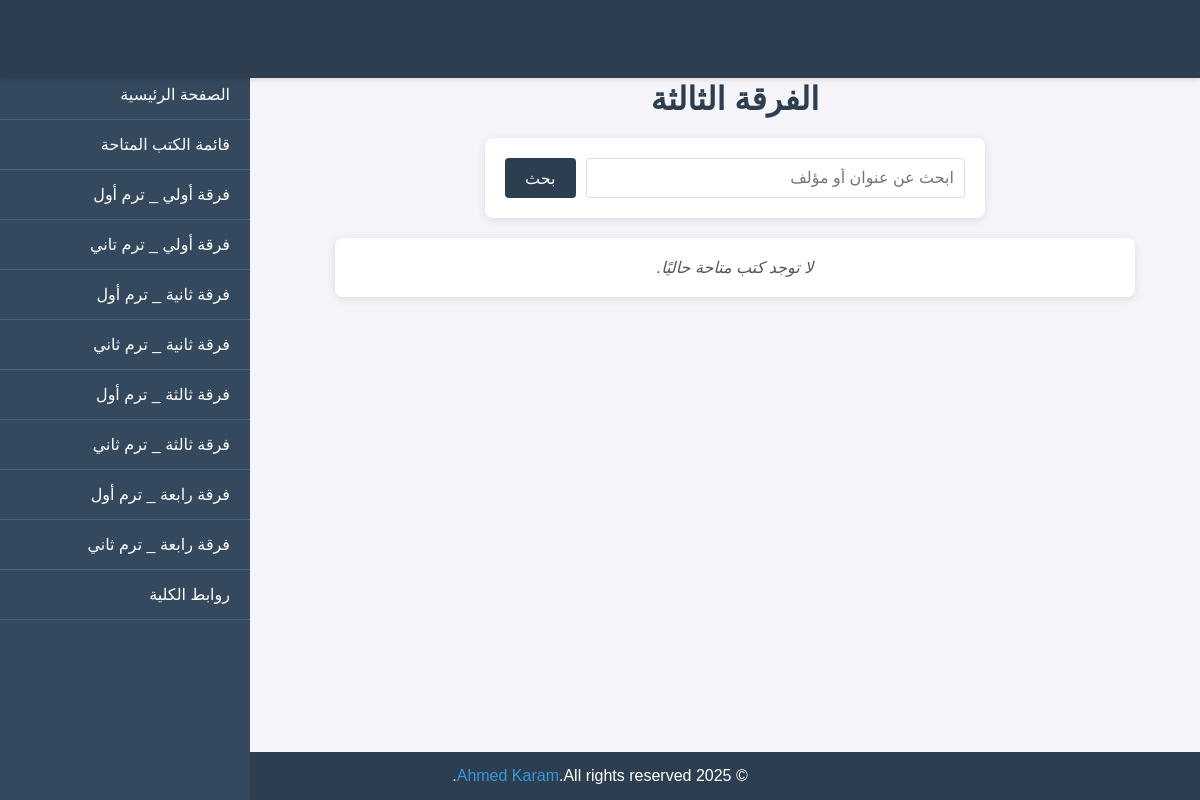
/academic/year3/year1/1/, run on an earlier commit of the app's database.
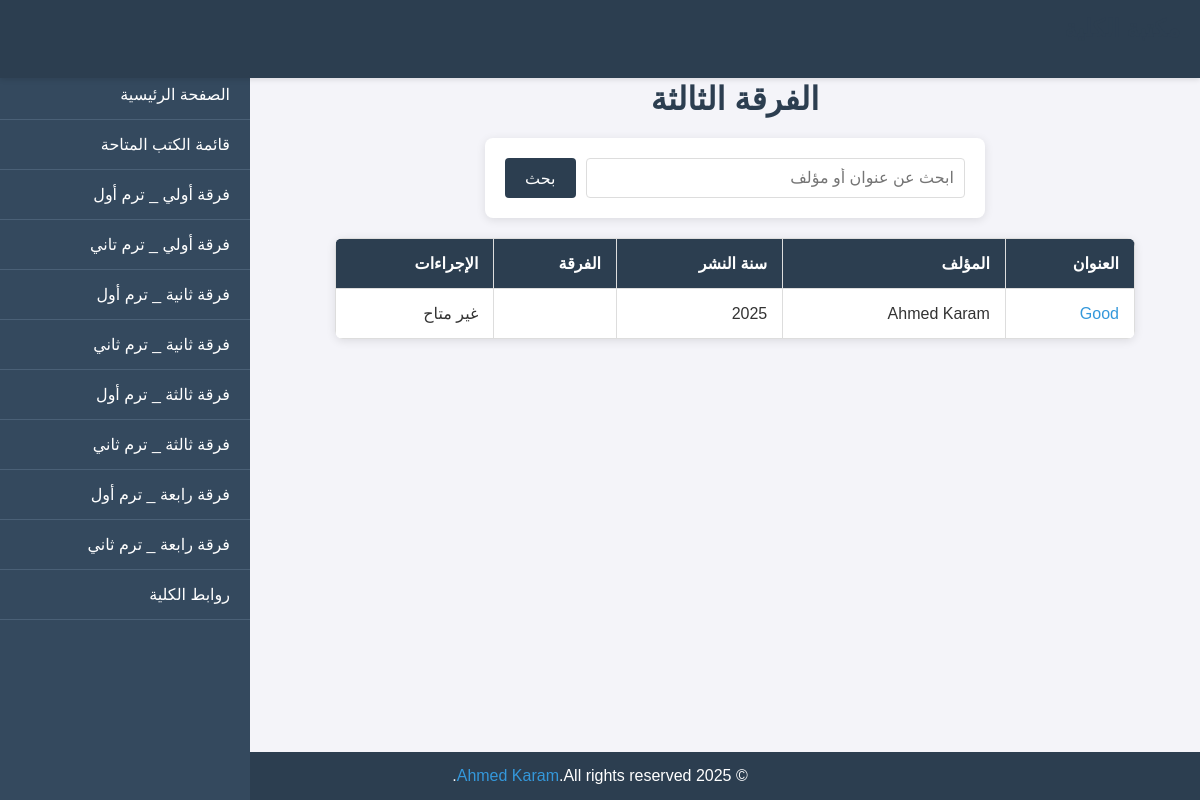
And on a later commit of the database.
### academic/models.py (models this page shows, shortened)
class Book(models.Model):
    title = models.CharField(max_length=200)
    author = models.CharField(max_length=100)
    description = models.TextField(null=True, blank=True)
    publication_date = models.DateField(null=True, blank=True)
    pdf_file = models.FileField(upload_to='books/pdfs/', null=True, blank=True)
    year = models.CharField(max_length=10, choices=YEAR_CHOICES, default='year1')
    term = models.IntegerField(choices=TERM_CHOICES, default=1)
    is_available = models.BooleanField(default=True, verbose_name='available?')
    class Meta:
        indexes = [models.Index(fields=['title'])]

### academic/views.py (the view)
# urls.py: path('year3/<str:year>/<int:term>/', views.year3, name='year3'),
def year3(request, year, term):
    books = Book.objects.filter(year=year, term=term)
    context = {
        'books': books,
        'year': year,
        'term': term,
        }
    return render(request, 'academic/year3.html', context)

### academic/templates/academic/year3.html (shortened to what this page needs)
<!DOCTYPE html>
<html lang="ar">
<head>
</head>
<body>
    <header>
        <h1>مكتبة الكلية</h1>
    </header>
    <nav class="sidebar">
        <div class="sidebar-content">
            <ul>
                <li><a href="{% url 'academic:home' %}"> الصفحة الرئيسية</a></li>
                <li><a href="{% url 'academic:books_list' %}"> قائمة الكتب المتاحة</a></li>
                <li><a href="{% url 'academic:year1' 'year1' 1 %}">فرقة أولي _ ترم أول</a></li>
                <li><a href="{% url 'academic:year1' 'year1' 2 %}">فرقة أولي _ ترم تاني</a></li>
                <li><a href="{% url 'academic:year2' 'year2' 1 %}"> فرقة ثانية _ ترم أول</a></li>
                <li><a href="{% url 'academic:year2' 'year2' 2 %}"> فرقة ثانية _ ترم ثاني</a></li>
                <li><a href="{% url 'academic:year3' 'year3' 1 %}"> فرقة ثالثة _ ترم أول</a></li>
                <li><a href="{% url 'academic:year3' 'year3' 2 %}"> فرقة ثالثة _ ترم ثاني</a></li>
                <li><a href="{% url 'academic:year4' 'year4' 1 %}"> فرقة رابعة _ ترم أول</a></li>
                <li><a href="{% url 'academic:year4' 'year4' 2 %}"> فرقة رابعة _ ترم ثاني</a></li>
                <li><a href="{% url 'academic:college_links' %}"> روابط الكلية</a></li>
            </ul>
        </div>
    </nav>
    <main class="main-content">
        <h1>  الفرقة الثالثة</h1>
        <div class="search-container">
            <form method="get" action="{% url 'academic:search_books' %}">
                <input type="text" name="q" placeholder="ابحث عن عنوان أو مؤلف">
                <button type="submit">بحث</button>
            </form>
        </div>
        {% if books %}
            <table>
                <thead>
                    <tr>
                        <th>العنوان</th>
                        <th>المؤلف</th>
                        <th>سنة النشر</th>
                        <th>الفرقة</th>
                        <th>الإجراءات</th>
                    </tr>
                </thead>
                <tbody>
                    {% for book in books %}
                        <tr>
                            <td><a href="{% url 'academic:book_detail' book.pk %}">{{ book.title }}</a></td>
                            <td>{{ book.author }}</td>
                            <td>{{ book.publication_date|date:"Y" }}</td>
                            <td>{{ book.batch }}</td>
                            <td>
                                {% if book.pdf_file %}
                                    <a href="{{ book.pdf_file.url }}" target="_blank">قراءة أونلاين</a>
                                {% else %}
                                    <span>غير متاح</span>
                                {% endif %}
                            </td>
                        </tr>
                    {% endfor %}
                </tbody>
            </table>
        {% else %}
            <p class="no-books">لا توجد كتب متاحة حاليًا.</p>
        {% endif %}
    </main>
    <footer>
        <p>© 2025 <a href="https://www.facebook.com/share/1BhQoTLxFP/" target="_blank">Ahmed Karam</a>.All rights reserved.</p>
    </footer>
</body>
</html>

What changed in the data, as far as the page shows it:
added Book: title "Good", author "Ahmed Karam", publication_date "2025", pdf_file "غير متاح"
Also different on the page:
text no longer shown: "لا توجد كتب متاحة حاليًا."
text now shown: "العنوان المؤلف سنة النشر الفرقة الإجراءات"
